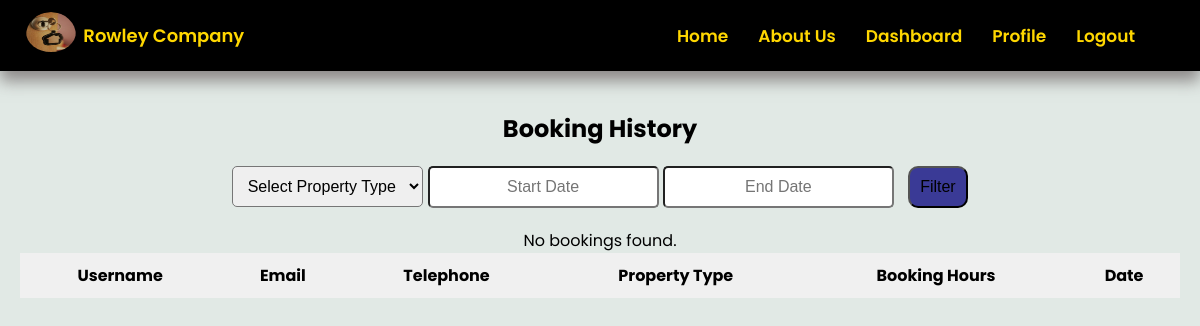
Before: /booking/history (signed in) with the older database file.
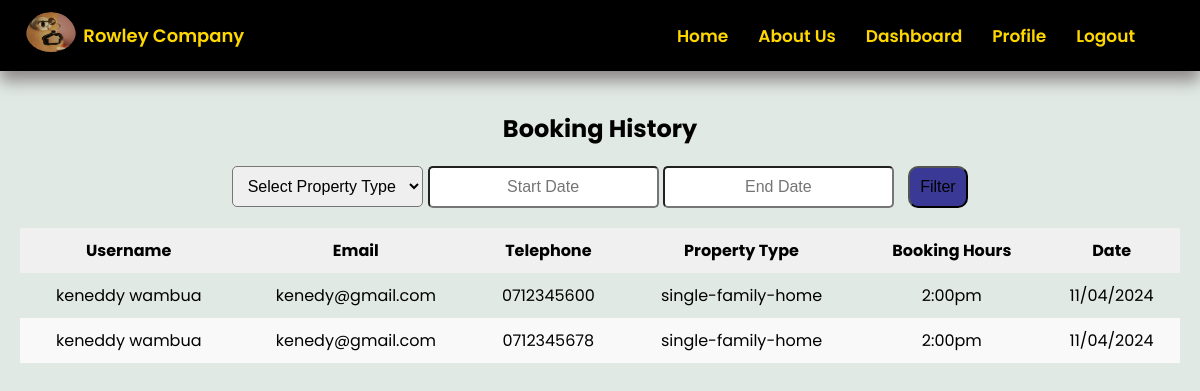
After: the same page with the newer database file.
### project/models.py (models this page shows, shortened)
class Booking(db.Model):
    id = db.Column(db.Integer, primary_key=True)
    username = db.Column(db.String(50), nullable=False)
    email = db.Column(db.String(120), nullable=False)
    telephone = db.Column(db.String(10), nullable=False)
    property_type = db.Column(db.String(50), nullable=False)
    booking_hours = db.Column(db.String(50), nullable=False)
    date = db.Column(db.Date, nullable=False)
    status = db.Column(db.String(20), nullable=False, default='Pending')
    user_id = db.Column(db.Integer, db.ForeignKey('user.id'), nullable=False)
    agent_id = db.Column(db.Integer, nullable=False, default='00')

### project/client.py (the view)
@client.route('/booking/history',  methods=['GET'])
@login_required
def bookingHistory():
    property_type = request.args.get('property_type', '')
    start_date = request.args.get('start_date', '')
    end_date = request.args.get('end_date', '')
    bookings_query = Booking.query.filter_by(user_id=current_user.id)
    if property_type:
        bookings_query = bookings_query.filter(Booking.property_type.ilike(f'%{property_type}%'))
    if start_date:
        start_date_obj = datetime.strptime(start_date, '%d/%m/%Y').date()
        bookings_query = bookings_query.filter(Booking.date >= start_date_obj)
    if end_date:
        end_date_obj = datetime.strptime(end_date, '%d/%m/%Y').date()
        bookings_query = bookings_query.filter(Booking.date <= end_date_obj)
    bookings = bookings_query.all()
    return render_template('bookingHistory.html', active_page='bookingHistory',  bookings=bookings)

### project/templates/bookingHistory.html (shortened to what this page needs)
{% extends 'base.html' %}
{% block head %}
  {{super()}}
  <link rel="stylesheet" href="/static/css/bookingHistory.css">
  <link rel="stylesheet" href="https://code.jquery.com/ui/1.12.1/themes/base/jquery-ui.css">
{% endblock %}
{% block content %}
<div class="container">
    <h2> Booking History </h2>
    <form action="{{ url_for('client.bookingHistory') }}" method="get">
        <select name="property_type">
            <option value="">Select Property Type</option>
        </select>
        <input type="text" id="start_date" name="start_date" placeholder="Start Date">
        <input type="text" id="end_date" name="end_date" placeholder="End Date">
        <button type="submit"> Filter </button>
    </form>
    <table>
        <thead>
            <tr>
                <th>Username</th>
                <th>Email</th>
                <th>Telephone</th>
                <th>Property Type</th>
                <th>Booking Hours</th>
                <th>Date</th>
            </tr>
        </thead>
        <tbody>
            {% if bookings %}
                {% for booking in bookings %}
                     <tr>
                        <td>{{ booking.username }}</td>
                        <td>{{ booking.email }}</td>
                        <td>{{ booking.telephone }}</td>
                        <td>{{ booking.property_type }}</td>
                        <td>{{ booking.booking_hours }}</td>
                        <td>{{ booking.date.strftime('%d/%m/%Y') }}</td>
                    </tr>
                {% endfor %}
            {% else %}
                <p> No bookings found. </p>
            {% endif %}
        </tbody>
    </table>
</div>
{% endblock %}

### project/templates/base.html (shortened to what this page needs)
<!DOCTYPE html>
<html lang="en">
<head>
    {% block head %}
    <link rel="stylesheet" href="/static/css/main.css">
    <link rel="stylesheet" href="https://maxst.icons8.com/vue-static/landings/line-awesome/line-awesome/1.3.0/css/line-awesome.min.css">
    <link rel="stylesheet" href="https://cdnjs.cloudflare.com/ajax/libs/font-awesome/6.5.2/css/all.min.css">
    {% endblock %}
</head>
<body>
    <div class="header">
        <div class="logo">
            <div class="logo-img">
                <img src="/static/images/de30038bf36a1146441892552da72a4e.jpg" alt="Company Logo">
            </div>
            <div class"logo-text">
                <span>Rowley Company</span>
            </div>
        </div>
        <div class="nav">
            <a class="nav-item {{ 'active' if active_page == 'home' else '' }}"
                href="{{url_for('main.home')}}"> Home </a>
            <a class="nav-item {{ 'active' if active_page == 'about' else '' }}"
                href="{{url_for('main.about')}}"> About Us </a>
            {% if current_user.is_authenticated %}
                {% if current_user.role == 'client' %}
                    <a class="nav-item {{ 'active' if active_page == 'clientDashboard' else '' }}"
                    href="{{url_for('main.clientDashboard')}}"> Dashboard </a>
                {% endif %}
            <a class="nav-item {{ 'active' if active_page == 'profile' else '' }}"
                href="{{url_for('main.profile')}}"> Profile </a>
            <a class="nav-item {{ 'active' if active_page == 'logout' else '' }}"
                href="{{url_for('auth.logout')}}"> Logout </a>
            {% endif %}
        </div>
    </div>
    <div class="content">
        {% block content %} {% endblock %}
    </div>
</body>
</html>

### project/static/css/main.css (style rules this page uses)
* { box-sizing: border-box; margin: 0; padding: 0; }
body { margin: 0; padding: 0; font-family: "Poppins", sans-serif; background-color: #E1E9E5; }
.header { background-color: black; color: gold; padding: 10px 50px 10px 20px; display: flex; justify-content: space-between; align-items: center; z-index: 1000; position: sticky; left:0; top: 0; box-shadow: 0 10px 15px rgba(119, 113, 113, 0.8); }
.logo { display: flex; align-items: center; justify-content: space-around; padding: 2px; width: 230px; height: auto; }
.logo-img { overflow: hidden; border-radius: 100%; }
.logo-img img { height: 40px; width: 50px; opacity: 0.8; transition: transform 0.3s ease; border-radius: 100%; z-index: 10; }
.logo span { font-size: 18px; font-weight: 600; }
.nav { display: flex; align-items: center; }
.nav a { color: gold; text-decoration: none; padding: 0px 15px; position: relative; font-size: 17px; font-weight: 600; transition: color 0.3s ease; }

### project/static/css/bookingHistory.css (style rules this page uses)
.container { margin: 20px auto; padding: 20px; align-items: center; display: flex; justify-content: center; flex-direction: column; }
h2 { margin-bottom: 20px; font-weight: bold; }
form { margin-bottom: 20px; }
.container select, .container input { padding: 10px; font-size: 16px; text-align: center; border-radius: 5px; }
.container button { padding: 10px; background-color: rgb(58, 58, 150); margin-left: 10px; border-radius: 10px; font-size: 16px; cursor: pointer; }
table { width: 100%; border-collapse: collapse; }
thead { background-color: #f0f0f0; }
td, th { padding: 10px; text-align: center; }
th { font-weight: bold; }
tbody tr:nth-child(even) { background-color: #f9f9f9; }

Changed rows visible on the page:
added Booking: username "keneddy wambua", email "kenedy@gmail.com", telephone "0712345600", property_type "single-family-home", booking_hours "2:00pm", date "11/04/2024"
added Booking: username "keneddy wambua", email "kenedy@gmail.com", telephone "0712345678", property_type "single-family-home", booking_hours "2:00pm", date "11/04/2024"
Other visible differences:
text no longer shown: "No bookings found."
